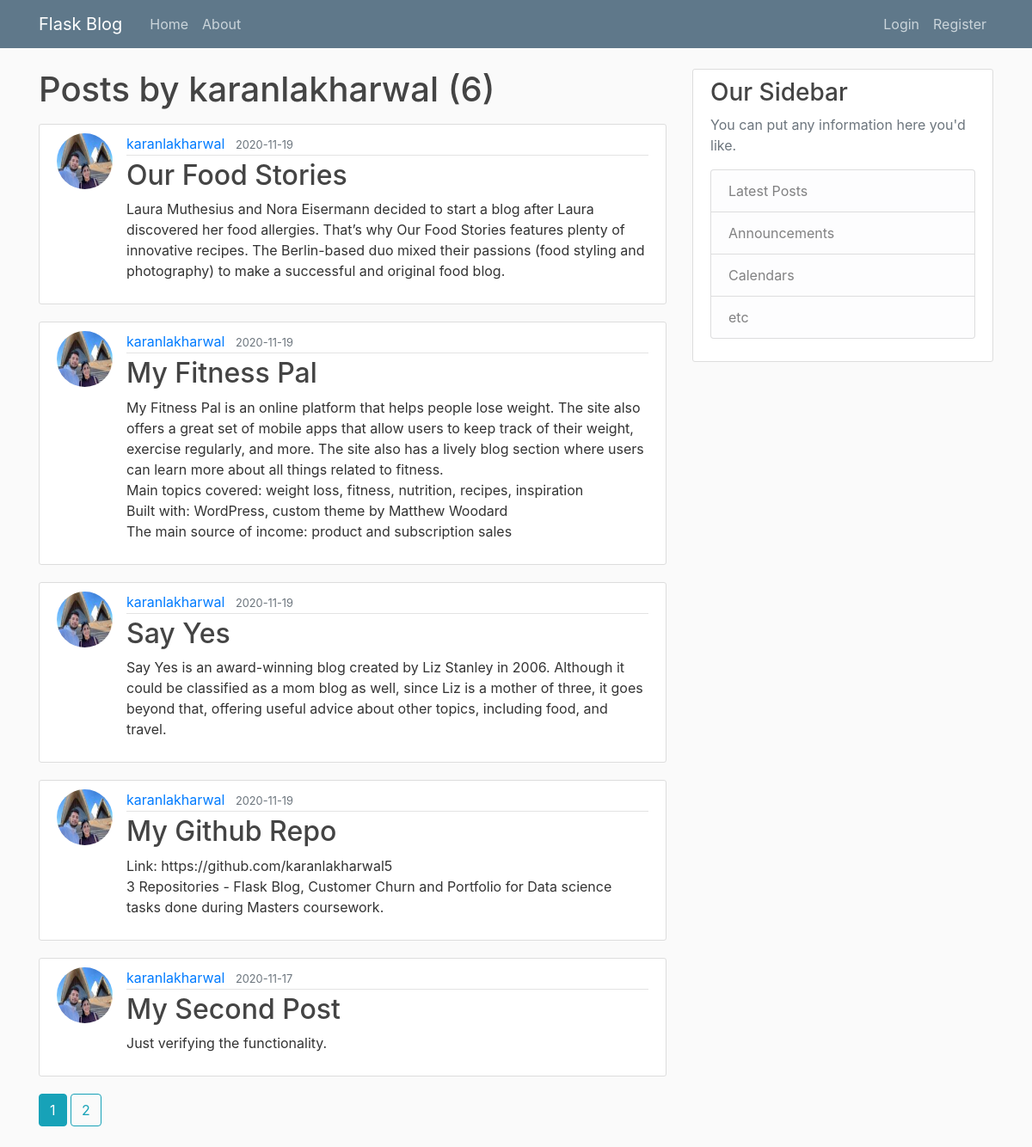
The app's page /user/karanlakharwal, older data.
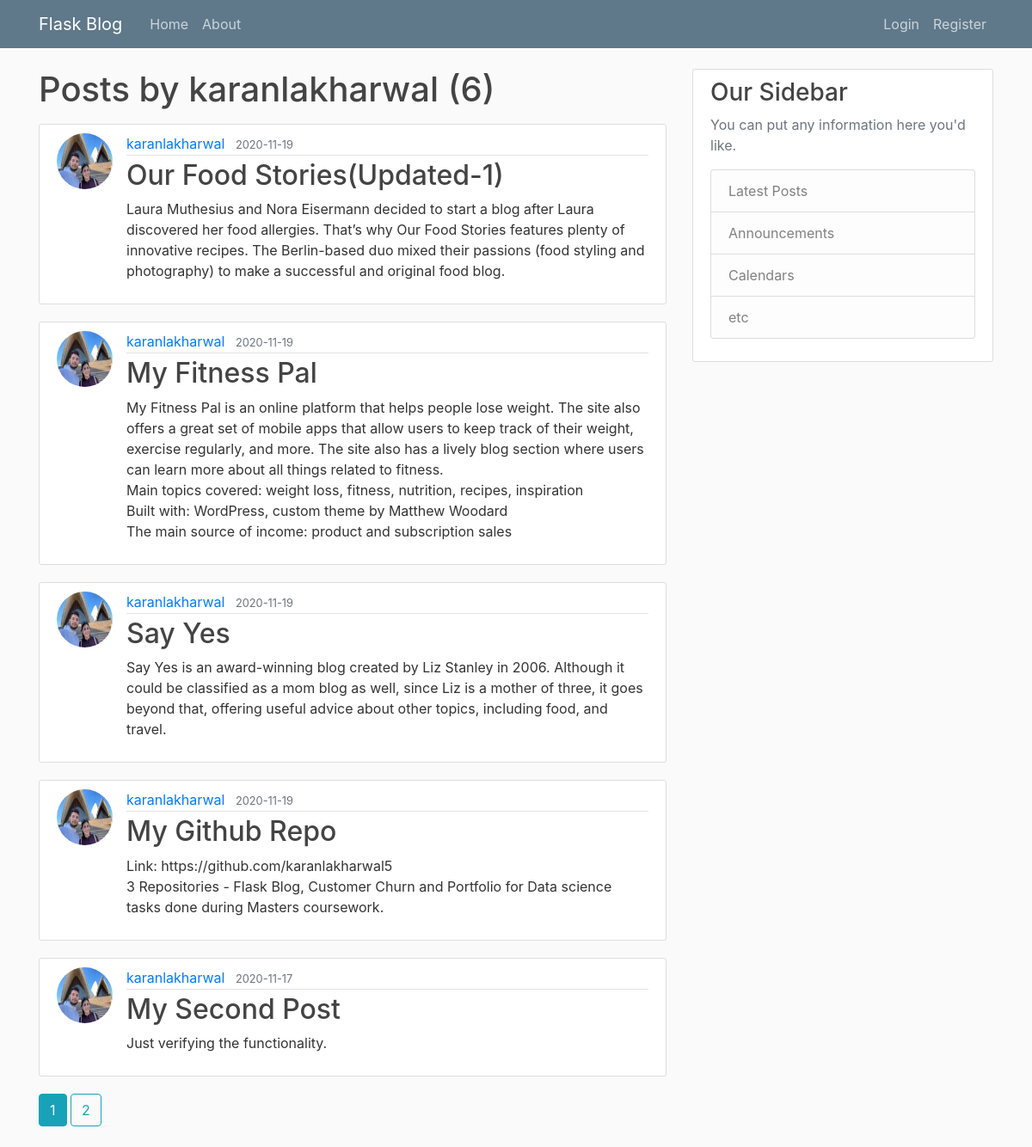
The same page, newer data.
### FlaskBlog/models.py (models this page shows, shortened)
class Post(db.Model):
    id = db.Column(db.Integer, primary_key=True)
    title = db.Column(db.String(100), nullable=False)
    date_posted = db.Column(db.DateTime, nullable=False, default=datetime.utcnow)
    content = db.Column(db.Text, nullable=False)
    user_id = db.Column(db.Integer, db.ForeignKey('user.id'), nullable=False)

class User(db.Model, UserMixin):
    id = db.Column(db.Integer, primary_key=True)
    username = db.Column(db.String(20), unique=True, nullable=False)
    email = db.Column(db.String(120), unique=True, nullable=False)
    image_file = db.Column(db.String(20), nullable=False, default='default.jpg')
    password = db.Column(db.String(60), nullable=False)
    posts = db.relationship('Post', backref='author', lazy=True)

### FlaskBlog/users/routes.py (the view)
@users.route('/user/<string:username>')
def user_posts(username):
    page = request.args.get('page',1,type=int)
    user = User.query.filter_by(username=username).first_or_404()
    posts =Post.query.filter_by(author=user)\
        .order_by(Post.date_posted.desc())\
        .paginate(page=page, per_page=5)
    return render_template('user_posts.html', posts=posts,user=user)

### FlaskBlog/templates/user_posts.html
{% extends 'layout.html' %}
{% block content %}
    <h1 class="mb-3">Posts by {{ user.username }} ({{ posts.total }})</h1>
    {% for post in posts.items %}
    <article class="media content-section">
      <img class="rounded-circle article-img" src="{{ url_for('static',filename='profile_pics/'+ post.author.image_file)}}">
      <div class="media-body">
        <div class="article-metadata">
          <a class="mr-2" href="{{ url_for('users.user_posts',username=post.author.username) }}">{{ post.author.username }}</a>
          <small class="text-muted">{{ post.date_posted.strftime('%Y-%m-%d') }}</small>
        </div>
        <h2><a class="article-title" href="{{url_for('posts.post',post_id=post.id)}}">{{ post.title }}</a></h2>
        <p class="article-content">{{ post.content }}</p>
      </div>
    </article>
    {% endfor %}
    {% for page_num in posts.iter_pages(left_edge=1,right_edge=1,left_current=1, right_current=2) %}
        {% if page_num %}
            {% if posts.page == page_num %}
                <a class="btn btn-info mb-4" href="{{url_for('users.user_posts', username=user.username, page=page_num)}}">{{ page_num }}</a>
            {% else %}
                <a class="btn btn-outline-info mb-4" href="{{url_for('users.user_posts', username=user.username, page=page_num)}}">{{ page_num }}</a>
            {% endif %}
        {% else %}
            ...
        {% endif %}
    {% endfor %}
{% endblock content %}

Row changes from the older to the newer data that the page shows:
changed Post: title "Our Food Stories" → "Our Food Stories(Updated-1)"
